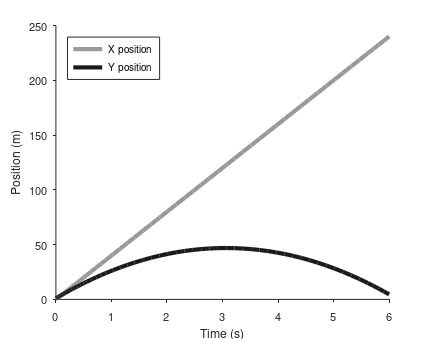

This figure's MATLAB source:
% Draw Figure 12.2: flight of a baseball without drag (code/chap12/baseball.m).
% Run in Octave from book/images; writes figure12_02_new.eps.

set(0, 'defaultfigurevisible', 'off');
P = [0; 1]; V = [40; 30]; W = [P; V];
[T, M] = ode45(@(t, W) [W(3:4); 0; -9.8], [0 6], W);
X = M(:, 1); Y = M(:, 2);
f = figure('units', 'inches', 'position', [0 0 4.3 3.4]);
plot(T, X, 'color', [0.6 0.6 0.6], 'linewidth', 3); hold on
plot(T, Y, 'color', [0.1 0.1 0.1], 'linewidth', 3);
xlabel('Time (s)'); ylabel('Position (m)');
legend('X position', 'Y position', 'location', 'northwest');
set(gca, 'fontname', 'Helvetica', 'fontsize', 8, 'box', 'off', 'tickdir', 'out');
axis([0 6 0 250]);
set(f, 'paperunits', 'inches', 'paperposition', [0 0 4.3 3.4]);
print(f, 'figure12_02_new.eps', '-depsc', '-FHelvetica:8');
printf('max y %.1f at t %.2f; end (%.1f, %.1f)\n', max(Y), T(Y==max(Y)), X(end), Y(end));
